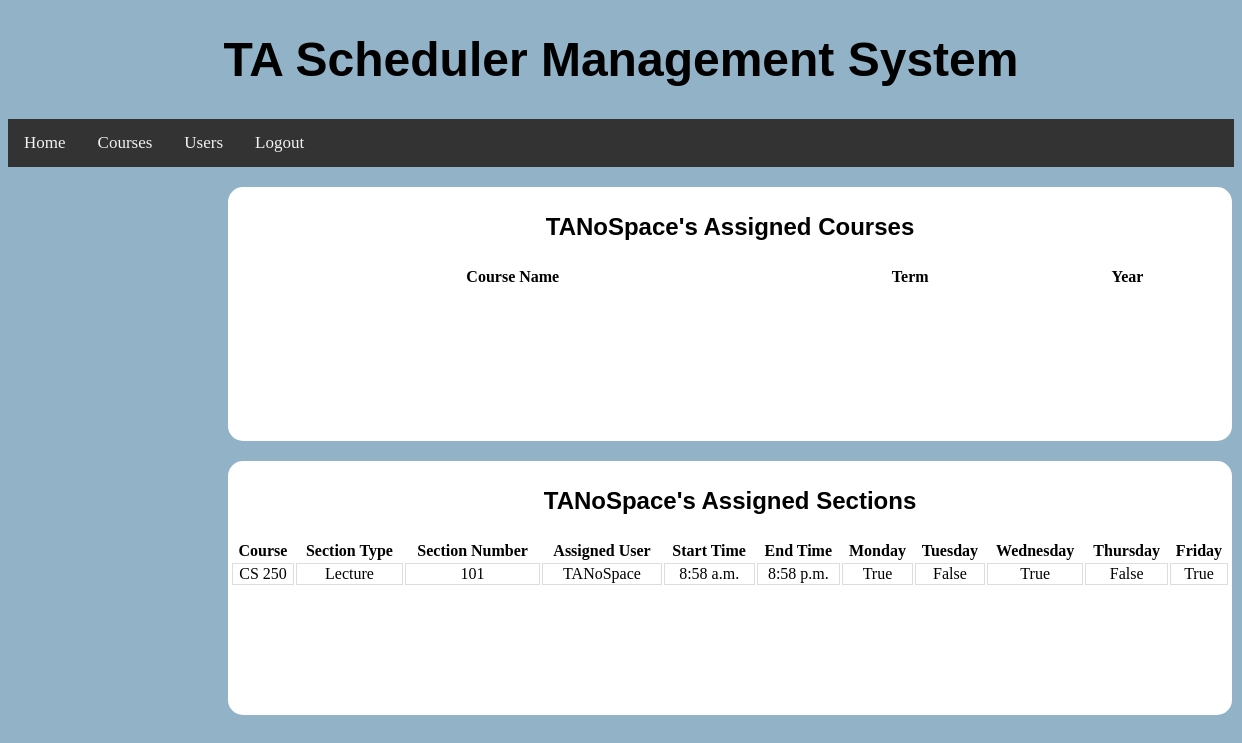
The app's page /users/userAssignments/ (signed in), older data.
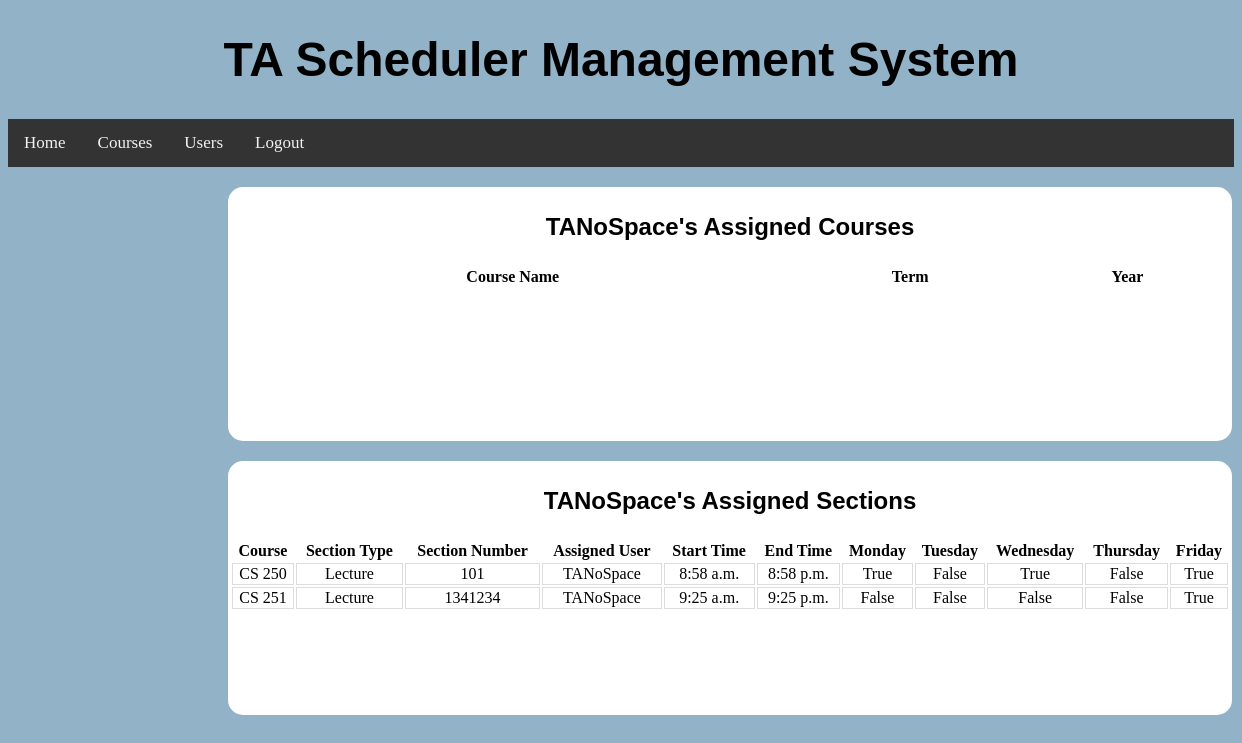
The same page, newer data.
### BackendWork/models.py (models this page shows, shortened)
class MyUser(models.Model):
    ROLE_CHOICES = (('Teaching Assistant', 'TEACHING_ASSISTANT'), ('Instructor', 'INSTRUCTOR'), ('Admin', 'ADMIN'))
    username = models.CharField(max_length=20, unique=True)
    password = models.CharField(max_length=20)
    name = models.CharField(max_length=20)
    email = models.CharField(max_length=20)
    address = models.CharField(max_length=72)
    phone = models.CharField(max_length=10)
    role = models.CharField(max_length=30, choices=ROLE_CHOICES, default='Teaching Assistant')
    assignedClasses = models.ManyToManyField(ClassList, null=True, blank=True)
    def __str__(self):
        return self.username

class Section(models.Model):
    SCHEDULE_CHOICES = (('Sunday', 'SUNDAY'), ('Monday', 'MONDAY'), ('Tuesday', 'TUESDAY'), ('Wednesday', 'WEDNESDAY'), ('Thursday', 'THURSDAY'), ('Friday', 'FRIDAY'), ('Saturday', 'SATURDAY'))
    SECTION_TYPE_CHOICES = (('Discussion', 'DISCUSSION'), ('Lab', 'LAB'), ('Lecture', 'LECTURE'))
    Class = models.ForeignKey(ClassList, on_delete=models.SET_NULL, null=True)
    assignedUser = models.ForeignKey(MyUser, on_delete=models.SET_NULL, null=True, blank=True)
    sectionNumber = models.IntegerField(default=0)
    sectionType = models.CharField(max_length=30, choices=SECTION_TYPE_CHOICES, default='Discussion')
    monday = models.BooleanField(default=False)
    tuesday = models.BooleanField(default=False)
    wednesday = models.BooleanField(default=False)
    thursday = models.BooleanField(default=False)
    friday = models.BooleanField(default=False)
    startTime = models.TimeField(default=time(0, 0, 0))
    endTime = models.TimeField(default=time(0, 0, 0))

class ClassList(models.Model):
    TERM_CHOICES = (('Summer', 'SUMMER'), ('Fall', 'FALL'), ('Winter', 'WINTER'), ('Spring', 'SPRING'))
    name = models.CharField(max_length=20, unique=True)
    term = models.CharField(max_length=30, choices=TERM_CHOICES, default='Fall')
    year = models.IntegerField(default=2022)
    def __str__(self):
        return self.name

### BackendWork/views.py (the view)
# urls.py: path("users/userAssignments/", UserAssignments.as_view())
class UserAssignments(View):
    def get(self, request):
        return render(request, "userAssignments.html", {'sessionUser': MyUser.objects.get(username=request.session['userAssignments']),
                                                        'courses': MyUser.objects.get(username=request.session['userAssignments']).assignedClasses.all(),
                                                        'sections': Section.objects.filter(assignedUser=MyUser.objects.get(username=request.session['userAssignments']))})

### templates/userAssignments.html (shortened to what this page needs)
{% load static %}
<!DOCTYPE html>
<html lang="en">
<head>
    <link rel="stylesheet" type="text/css" href="{% static 'css/courses.css' %}"/>
</head>
<div class="navContainer">
    <header class="header">
        <h1><a>TA Scheduler Management System</a></h1>
    </header>
    <div class="navigation">
        <li><a href="/home/">Home</a></li>
        <li><a href="/courses/">Courses</a></li>
        <li><a href="/users/">Users</a></li>
        <li><a href="/">Logout</a></li>
    </div>
</div>
<body>
<div class="container">
    <p class=header>{{ sessionUser.username }}'s Assigned Courses</p>
    <div class="containerbox">
        <table>
            <tr>
                <th>Course Name</th>
                <th>Term</th>
                <th>Year</th>
            </tr>
        </table>
    </div>
</div>
<div class="container">
    <p class=header>{{ sessionUser.username }}'s Assigned Sections</p>
    <div class="containerbox">
        <table>
            <tr>
                <th>Course</th>
                <th>Section Type</th>
                <th>Section Number</th>
                <th>Assigned User</th>
                <th>Start Time</th>
                <th>End Time</th>
                <th>Monday</th>
                <th>Tuesday</th>
                <th>Wednesday</th>
                <th>Thursday</th>
                <th>Friday</th>
            </tr>
                {% for i in sections %}
                    <tr>
                    <td>{{ i.Class }}</td>
                    <td>{{ i.sectionType }}</td>
                    <td>{{ i.sectionNumber }}</td>
                    <td>{{ i.assignedUser }}</td>
                    <td>{{ i.startTime }}</td>
                    <td>{{ i.endTime }}</td>
                    <td>{{ i.monday }}</td>
                    <td>{{ i.tuesday }}</td>
                    <td>{{ i.wednesday }}</td>
                    <td>{{ i.thursday }}</td>
                    <td>{{ i.friday }}</td>
                    </tr>
                {% endfor %}
        </table>
    </div>
</div>
</body>
</html>

### TAScheduler/static/css/courses.css (style rules this page uses)
html { background: rgb(145, 178, 199); }
.navigation { list-style-type: none; background-color: #333; position: sticky; width: 100%; overflow: auto; }
.navigation li a { float: left; color: #f2f2f2; text-align: center; padding: 14px 16px; text-decoration: none; font-size: 17px; background-color: #333; }
.header { font-family: 'Ubuntu', sans-serif; font-weight: bold; font-size: 24px; text-align: center; }
.container { margin-top: 20px; width: 1000px; height: 250px; flex-direction: row; justify-content: center; align-items: center; margin-bottom: 6px; margin-left: 220px; border: 2px solid White; border-radius: 15px; background: white; text-align: center; }
.containerbox { display: grid; gap: 50px; }
.th, td { border-bottom: 1px solid #ddd; border-left: 1px solid #ddd; border-top: 1px solid #ddd; border-right: 1px solid #ddd; }

Row changes from the older to the newer data that the page shows:
added Section: Class "CS 251", sectionType "Lecture", sectionNumber "1341234", assignedUser "TANoSpace", startTime "9:25 a.m.", endTime "9:25 p.m.", monday "False", tuesday "False", wednesday "False", thursday "False", friday "True"
